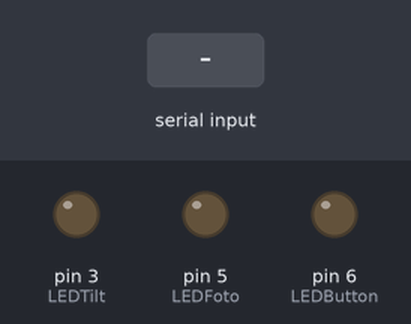
Recording of a sketch running on a simulated Arduino Uno, built with avr-gcc and run on an emulated ATmega328P. Parts: output pins drawn as LEDs (lit = HIGH). Inputs (shaded band) come from the test bench.

Above: at 1.2 s.
1.3 s: "e" received over Serial
At 3.7 s:
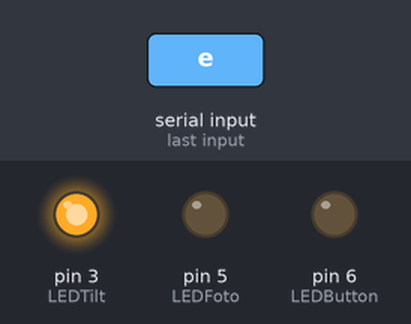
At 6.4 s:
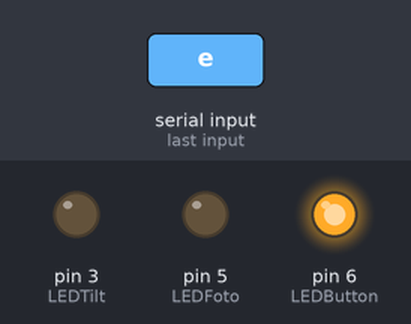
Timing chart, 0 to 8.8 s (numbered marks = the images above; inputs shaded):
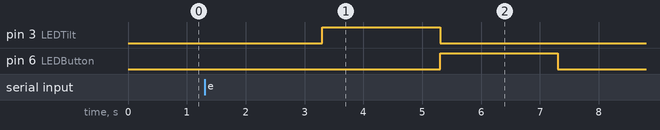

Measured:
- after the input at 1.3 s, pin 3 (LEDTilt): LOW → HIGH after 2.0 s, → LOW 2.0 s later; pin 6 (LEDButton): LOW → HIGH after 4.0 s, → LOW 2.0 s later

The sketch:

AllTogether.ino
```cpp
//Foto
const int LEDFoto = 5;
const int analogPinFoto = A0;
char s;
//Potenciometar
const int LEDPot = 5;
const int analogPinPot1 = A2;
const int analogPinPot2 = A3;
int potentiometer, potentiometer2, dimmer, dimmer2;
//Button
const int LEDButton = 6;
const int ButtonNum3 = 7;
const int ButtonNum4 = 8;
const int ButtonNum7 = 9;
const int ButtonNum9 = 10;
//Tilt Sensor
const int LEDTilt = 3;
const int tiltSensor = A1;
int sensorReading;
int ledState = LOW;
int tiltState;
int lastTiltState = HIGH;
long lastDebounceTime = 0;
long debounceDelay = 50;


void setup() {
	Serial.begin(9600);
	//Potenc
	pinMode(LEDPot, OUTPUT);
	pinMode(LEDFoto, OUTPUT);
	//Button
	pinMode(LEDButton, OUTPUT);
	pinMode(ButtonNum3, INPUT_PULLUP);
	pinMode(ButtonNum4, INPUT_PULLUP);
	pinMode(ButtonNum7, INPUT_PULLUP);
	pinMode(ButtonNum9, INPUT_PULLUP);
	//TiltSensor
	pinMode(LEDTilt, OUTPUT);
	pinMode(tiltSensor, INPUT);
}

void loop() {
	if (Serial.available() > 0) {
		s = Serial.read();
	}

	//Fotoresistor
	if (s == 'a')
	{
		pinMode(LEDFoto, OUTPUT);
		int sensorVal = analogRead(analogPinFoto);
		if (sensorVal < 980)
		{
			digitalWrite(LEDFoto, LOW);
		}
		else if (sensorVal >= 980) {
			digitalWrite(LEDFoto, HIGH);
		}
	}
	//Tilt
	else if (s == 'b') {
		sensorReading = digitalRead(tiltSensor);
		if (sensorReading != lastTiltState) {
			lastDebounceTime = millis();
		}
		if ((millis() - lastDebounceTime) > debounceDelay) {
			if (sensorReading != tiltState) {
				tiltState = sensorReading;
				if (sensorReading == LOW) {
					ledState = HIGH;
					digitalWrite(LEDTilt, ledState);
					delay(500);
				}
				else if (sensorReading == HIGH) {
					ledState = LOW;
					digitalWrite(LEDTilt, ledState);
				}
			}
		}
		lastTiltState = sensorReading;
		delay(100);
	}
	//Button
	else if (s == 'c') {
		if (!digitalRead(ButtonNum3) && !digitalRead(ButtonNum7) && !digitalRead(ButtonNum9))//Tha law of demorgan !(digitalRead(ButtonNum3) || digitalRead(ButtonNum7) || digitalRead(ButtonNum9))
		{
			digitalWrite(LEDButton, HIGH);
		}
		else
		{
			digitalWrite(LEDButton, LOW);

		}
	}

	//Potenciometers
	else if (s == 'd') {
		potentiometer = analogRead(analogPinPot1);//A2
		potentiometer2 = analogRead(analogPinPot2);//A3
		if (potentiometer > 512 && potentiometer < 600 && potentiometer2 < 512 && potentiometer2 > 100)
		{
			digitalWrite(LEDPot, HIGH);
		}
		else {
			analogWrite(LEDPot, LOW);
		}
	}
	else if (s == 'e') {
		for (int i = 0; i < 10; i++)
		{
			//LEDFoto
			digitalWrite(LEDFoto, HIGH);//5
			digitalWrite(LEDTilt, LOW);//3
			digitalWrite(LEDButton, LOW);//6
			digitalWrite(LEDPot, LOW);//6
			delay(2000);
			//LEDTilt
			digitalWrite(LEDFoto, LOW);
			digitalWrite(LEDTilt, HIGH);
			digitalWrite(LEDButton, LOW);
			digitalWrite(LEDPot, LOW);
			delay(2000);
			////LEDButton
			digitalWrite(LEDFoto, LOW);
			digitalWrite(LEDTilt, LOW);
			digitalWrite(LEDButton, HIGH);
			digitalWrite(LEDPot, LOW);
			delay(2000);
			////LEDPot
			digitalWrite(LEDFoto, HIGH);
			digitalWrite(LEDTilt, LOW);
			digitalWrite(LEDButton, LOW);
			digitalWrite(LEDPot, LOW);
			delay(2000);
			////All Dark
			digitalWrite(LEDFoto, LOW);
			digitalWrite(LEDTilt, LOW);
			digitalWrite(LEDButton, LOW);
			digitalWrite(LEDPot, LOW);
			delay(5000);
		}
	}
}
```
